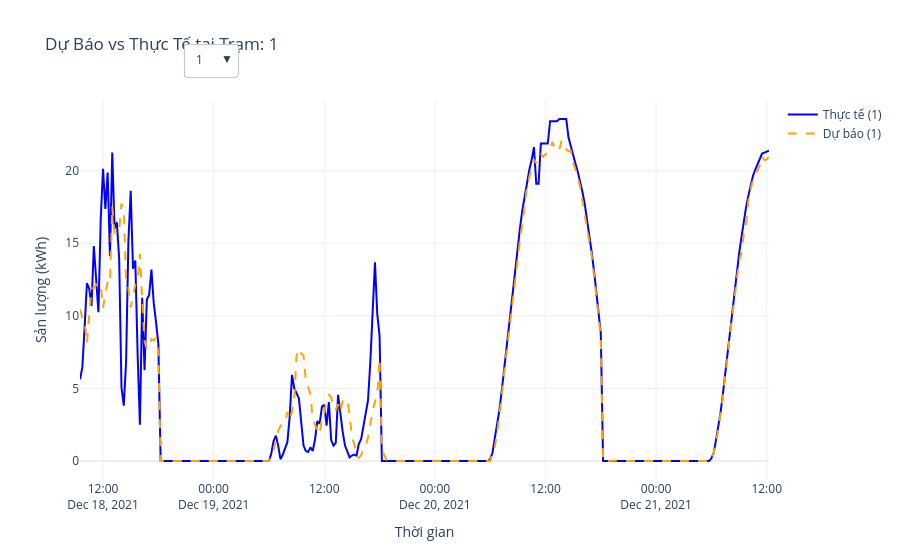

The notebook cell this image was saved under:
### Markdown cell above
## Bước 8. Biểu đồ Plotly Tương tác Dropdown cho 42 Trạm

### Code cell
print("Đang chuẩn bị biểu đồ Plotly tương tác cho 42 trạm quang điện...")

audit_path = f'{TEST_FINAL_DIR}/prediction_audit.parquet'
if os.path.exists(audit_path):
    audit_df = pd.read_parquet(audit_path)
else:
    audit_df = test_df[[SITE_COL, TIMESTAMP_COL, TARGET_COL]].copy()
    audit_df = audit_df.rename(columns={TARGET_COL: 'y_true'})
    audit_df['y_pred'] = model.predict(X_test_full)

y_true_col = 'y_true_h1' if 'y_true_h1' in audit_df.columns else ('y_true' if 'y_true' in audit_df.columns else TARGET_COL)
y_pred_col = 'y_pred_h1' if 'y_pred_h1' in audit_df.columns else 'y_pred'

sites = sorted(audit_df[SITE_COL].unique())

fig = go.Figure()

for i, s_id in enumerate(sites):
    site_data = audit_df[audit_df[SITE_COL] == s_id].sort_values(TIMESTAMP_COL).head(300)
    visible = (i == 0)

    fig.add_trace(go.Scatter(
        x=site_data[TIMESTAMP_COL], y=site_data[y_true_col],
        mode='lines', name='Thực tế (' + str(s_id) + ')',
        visible=visible, line=dict(color='blue')
    ))
    fig.add_trace(go.Scatter(
        x=site_data[TIMESTAMP_COL], y=site_data[y_pred_col],
        mode='lines', name='Dự báo (' + str(s_id) + ')',
        visible=visible, line=dict(color='orange', dash='dash')
    ))

buttons = []
for i, s_id in enumerate(sites):
    visible_list = [False] * (len(sites) * 2)
    visible_list[i * 2] = True
    visible_list[i * 2 + 1] = True

    buttons.append(dict(
        label=str(s_id),
        method='update',
        args=[{'visible': visible_list}, {'title': 'Dự Báo vs Thực Tế tại Trạm: ' + str(s_id)}]
    ))

fig.update_layout(
    updatemenus=[dict(active=0, buttons=buttons, x=0.15, y=1.15, xanchor='left', yanchor='top')],
    title='Dự Báo vs Thực Tế tại Trạm: ' + str(sites[0]),
    xaxis_title='Thời gian',
    yaxis_title='Sản lượng (kWh)',
    hovermode='x unified',
    template='plotly_white'
)

fig.show()
